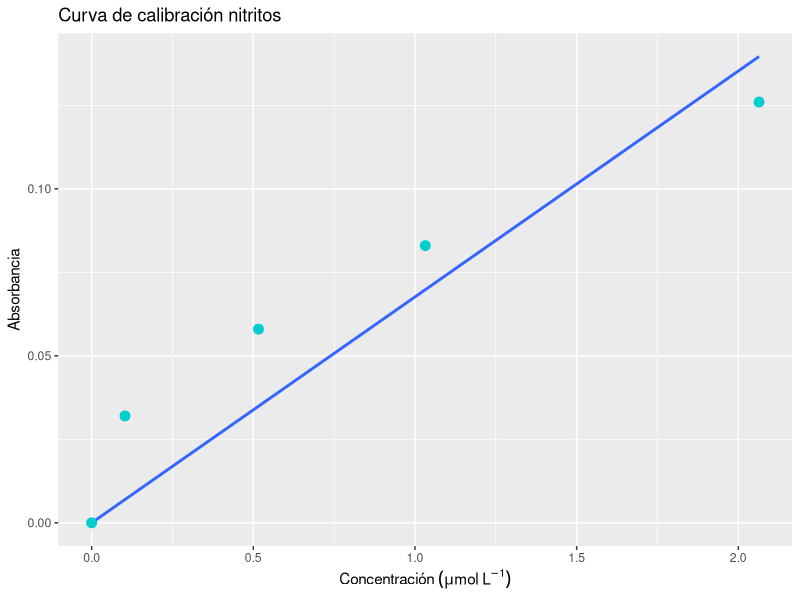
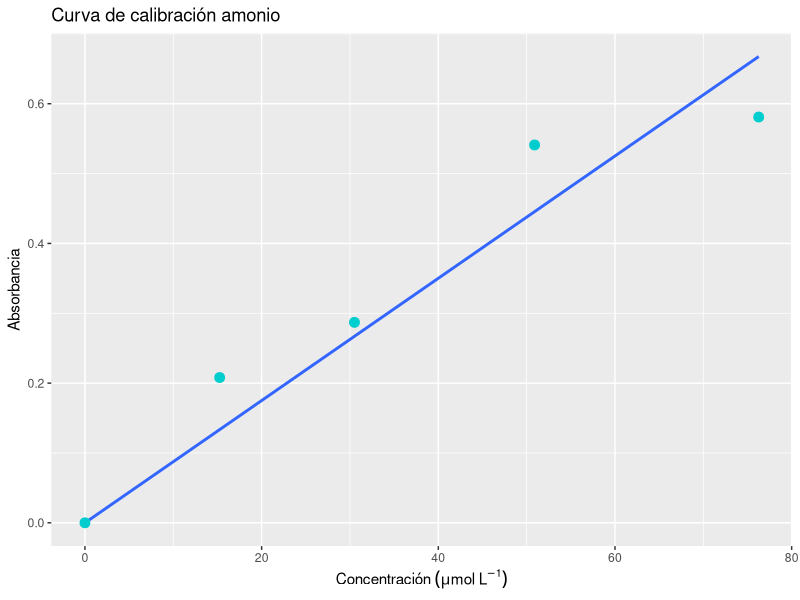
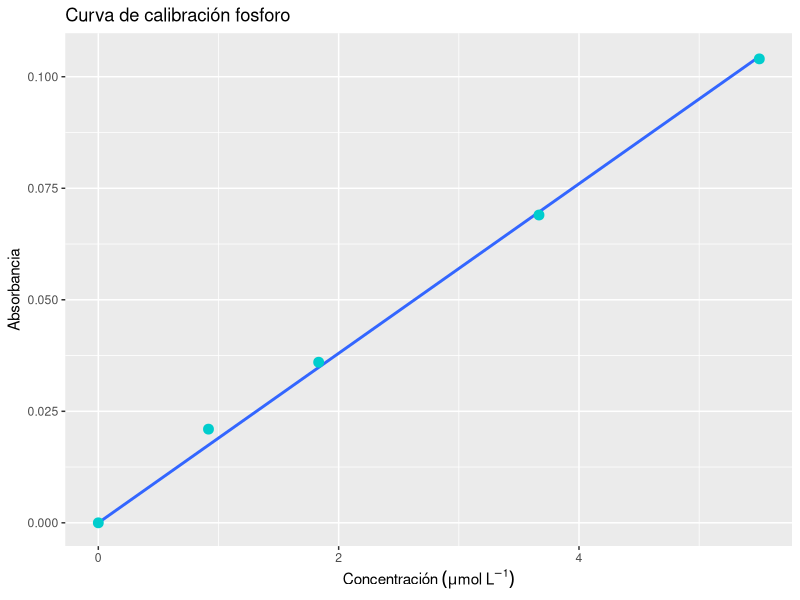
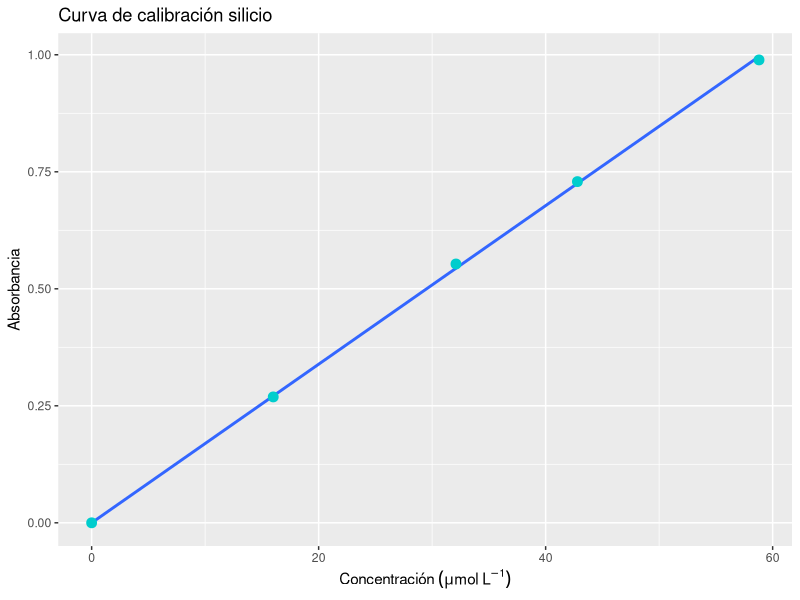

Generate these figures, in order, with R:
library(tidyverse)
library(readr)


# Data --------------------------------------------------------------------


Cuantificacion_nutrientes_bonito_xlsx_tidy_data <- read_csv("Data/Cuantificacion nutrientes bonito.xlsx - tidy data.csv")
View(Cuantificacion_nutrientes_bonito_xlsx_tidy_data)



# Calibration curves ------------------------------------------------------


Cuantificacion_nutrientes_bonito_xlsx_calibracion <- read_csv("Data/Cuantificacion nutrientes bonito.xlsx - calibracion.csv")
View(Cuantificacion_nutrientes_bonito_xlsx_calibracion)

nitritos_lm<-lm(Cuantificacion_nutrientes_bonito_xlsx_calibracion$absorbancia~Cuantificacion_nutrientes_bonito_xlsx_calibracion$concentracion+0,
                data = Cuantificacion_nutrientes_bonito_xlsx_calibracion,
                subset=(medicion=="Nitritos")
                )
summary(nitritos_lm)

Curva_calibracion_nitritos<-ggplot(subset(Cuantificacion_nutrientes_bonito_xlsx_calibracion,medicion=="Nitritos"),
                                   aes(x=concentracion,
                                       y=absorbancia)) +
 
  geom_smooth(method = "lm", formula = y ~ x+0, se=F)+
  geom_point(size=3, color="cyan3") +
  labs(title="Curva de calibración nitritos")+
  xlab(expression("Concentración"~(mu*mol~L^-1)))+
  ylab("Absorbancia")


Curva_calibracion_nitritos



Amonio_lm<-lm(Cuantificacion_nutrientes_bonito_xlsx_calibracion$absorbancia~Cuantificacion_nutrientes_bonito_xlsx_calibracion$concentracion+0,
                data = Cuantificacion_nutrientes_bonito_xlsx_calibracion,
                subset=(medicion=="Amonio")
)
summary(Amonio_lm)

Curva_calibracion_amonio<-ggplot(subset(Cuantificacion_nutrientes_bonito_xlsx_calibracion,medicion=="Amonio"),
                                   aes(x=concentracion,
                                       y=absorbancia)) +

  geom_smooth(method = "lm", formula = y ~ x+0, se=F)+
  geom_point(size=3, color="cyan3") +
  labs(title="Curva de calibración amonio")+
  xlab(expression("Concentración"~(mu*mol~L^-1)))+
  ylab("Absorbancia")


Curva_calibracion_amonio




fosforo_lm<-lm(Cuantificacion_nutrientes_bonito_xlsx_calibracion$absorbancia~Cuantificacion_nutrientes_bonito_xlsx_calibracion$concentracion+0,
                data = Cuantificacion_nutrientes_bonito_xlsx_calibracion,
                subset=(medicion=="fosforo")
)
summary(fosforo_lm)

Curva_calibracion_fosforo<-ggplot(subset(Cuantificacion_nutrientes_bonito_xlsx_calibracion,medicion=="fosforo"),
                                   aes(x=concentracion,
                                       y=absorbancia)) +
 
  geom_smooth(method = "lm", formula = y ~ x+0, se=F)+
  geom_point(size=3, color="cyan3") +
  labs(title="Curva de calibración fosforo")+
  xlab(expression("Concentración"~(mu*mol~L^-1)))+
  ylab("Absorbancia")


Curva_calibracion_fosforo




silicio_lm<-lm(Cuantificacion_nutrientes_bonito_xlsx_calibracion$absorbancia~Cuantificacion_nutrientes_bonito_xlsx_calibracion$concentracion+0,
               data = Cuantificacion_nutrientes_bonito_xlsx_calibracion,
               subset=(medicion=="silicio")
)
summary(silicio_lm)

Curva_calibracion_silicio<-ggplot(subset(Cuantificacion_nutrientes_bonito_xlsx_calibracion,medicion=="silicio"),
                                  aes(x=concentracion,
                                      y=absorbancia)) +
 
  geom_smooth(method = "lm", formula = y ~ x+0, se=F)+
  geom_point(size=3, color="cyan3") +
  labs(title="Curva de calibración silicio")+
  xlab(expression("Concentración"~(mu*mol~L^-1)))+
  ylab("Absorbancia")


Curva_calibracion_silicio
